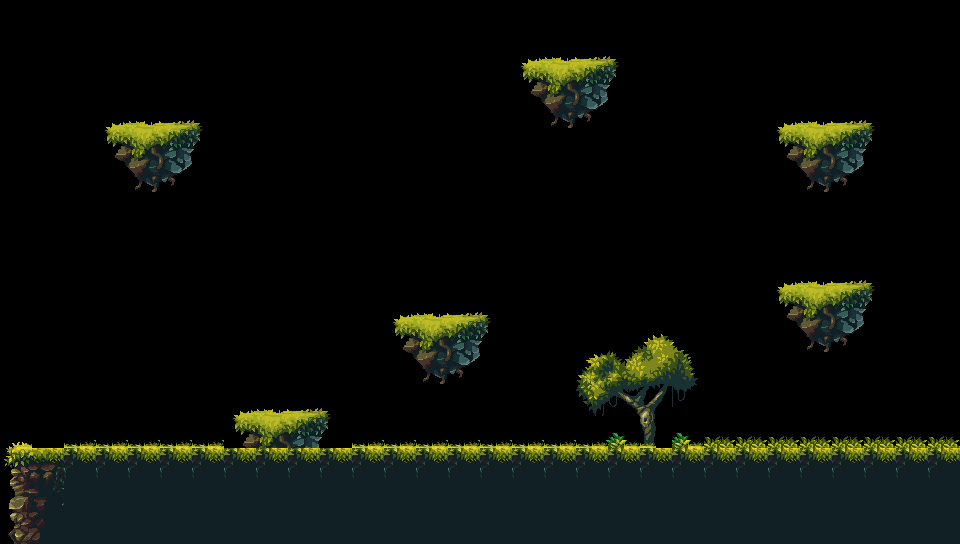

Below is a game level as drawn by its tile map, then a one-line description and the .tmx file that defines it, in full:
An orthogonal 30x17 tile map with 32x32 px tiles, 1 tile layer (Tile Layer 1) and 8 objects (6x ground, prop).

<map version="1.0" orientation="orthogonal" renderorder="right-down" width="30" height="17" tilewidth="32" tileheight="32" nextobjectid="13">
 <tileset firstgid="1" name="tileset" tilewidth="32" tileheight="32" tilecount="290" columns="29">
  <image source="dist/images/tileset.png" width="928" height="320" />
 </tileset>
 <layer name="Tile Layer 1" width="30" height="17">
  <data encoding="csv">
0,0,0,0,0,0,0,0,0,0,0,0,0,0,0,0,0,0,0,0,0,0,0,0,0,0,0,0,0,0,
0,0,0,0,0,0,0,0,0,0,0,0,0,0,0,0,2,3,4,5,0,0,0,0,0,0,0,0,0,0,
0,0,0,0,0,0,0,0,0,0,0,0,0,0,0,0,31,32,33,34,0,0,0,0,0,0,0,0,0,0,
0,0,0,2,3,4,5,0,0,0,0,0,0,0,0,0,60,61,62,63,0,0,0,0,2,3,4,5,0,0,
0,0,0,31,32,33,34,0,0,0,0,0,0,0,0,0,0,0,0,0,0,0,0,0,31,32,33,34,0,0,
0,0,0,60,61,62,63,0,0,0,0,0,0,0,0,0,0,0,0,0,0,0,0,0,60,61,62,63,0,0,
0,0,0,0,0,0,0,0,0,0,0,0,0,0,0,0,0,0,0,0,0,0,0,0,0,0,0,0,0,0,
0,0,0,0,0,0,0,0,0,0,0,0,0,0,0,0,0,0,0,0,0,0,0,0,0,0,0,0,0,0,
0,0,0,0,0,0,0,0,0,0,0,0,0,0,0,0,0,0,0,0,0,0,0,0,2,3,4,5,0,0,
0,0,0,0,0,0,0,0,0,0,0,0,2,3,4,5,0,0,0,0,0,0,0,0,31,32,33,34,0,0,
0,0,0,0,0,0,0,0,0,0,0,0,31,32,33,34,0,0,36,37,38,39,0,0,60,61,62,63,0,0,
0,0,0,0,0,0,0,0,0,0,0,0,60,61,62,63,0,0,65,66,67,68,0,0,0,0,0,0,0,0,
0,0,0,0,0,0,0,2,3,4,5,0,0,0,0,0,0,0,94,95,96,97,0,0,0,0,0,0,0,0,
147,0,148,148,148,148,148,31,32,33,34,148,148,148,148,148,148,148,148,149,125,149,154,154,154,154,154,154,154,154,
176,177,178,178,178,178,178,178,178,178,178,178,178,178,178,178,178,178,178,178,178,178,178,178,178,178,178,178,178,178,
205,206,236,236,236,236,236,236,236,236,236,236,236,236,236,236,236,236,236,236,236,236,236,236,236,236,236,236,236,236,
234,235,236,236,236,236,236,236,236,236,236,236,236,236,236,236,236,236,236,236,236,236,236,236,236,236,236,236,236,236
</data>
 </layer>
 <objectgroup name="Colliders">
  <object id="2" type="ground" x="11" y="448" width="949" height="10" />
  <object id="3" x="239" y="413" width="86" height="7" />
  <object id="4" type="ground" x="397" y="315" width="86" height="12" />
  <object id="5" type="ground" x="781" y="283" width="87" height="12" />
  <object id="6" type="ground" x="780" y="123" width="90" height="10" />
  <object id="8" type="ground" x="525" y="58" width="88" height="12" />
  <object id="9" type="ground" x="108" y="123" width="92" height="12" />
  <object id="11" type="prop" x="639" y="413" width="18" height="32" />
 </objectgroup>
</map>